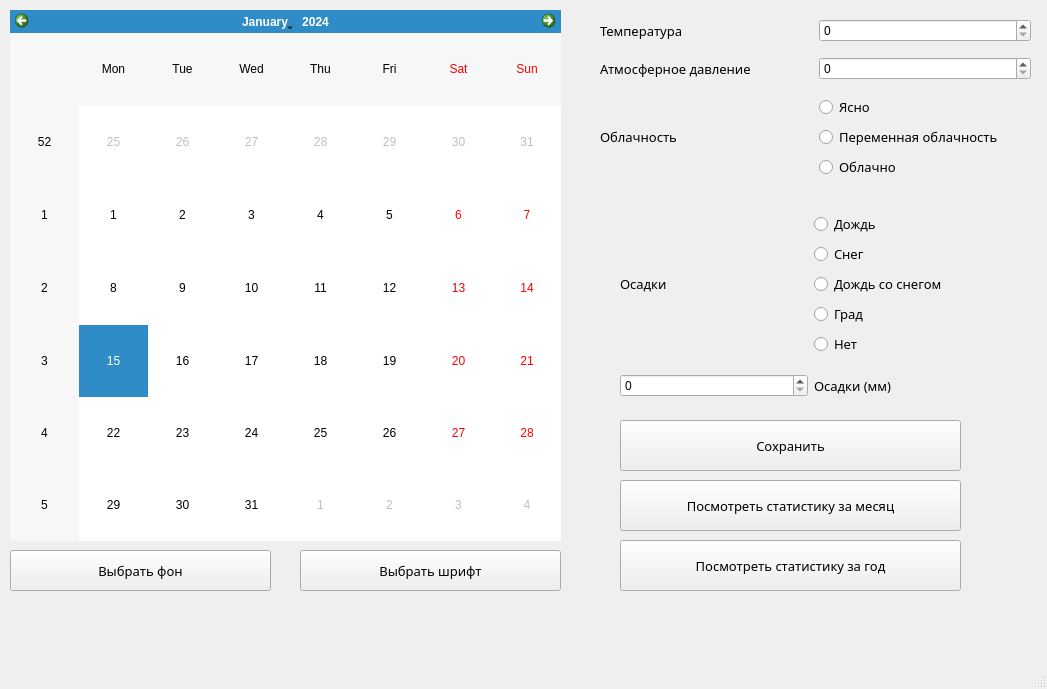
<?xml version="1.0" encoding="UTF-8"?>
<ui version="4.0">
 <class>MainWindow</class>
 <widget class="QMainWindow" name="MainWindow">
  <property name="geometry">
   <rect>
    <x>0</x>
    <y>0</y>
    <width>1047</width>
    <height>689</height>
   </rect>
  </property>
  <property name="windowTitle">
   <string>MainWindow</string>
  </property>
  <widget class="QWidget" name="centralwidget">
   <widget class="QCalendarWidget" name="calendarWidget">
    <property name="geometry">
     <rect>
      <x>10</x>
      <y>10</y>
      <width>551</width>
      <height>531</height>
     </rect>
    </property>
   </widget>
   <widget class="QWidget" name="gridLayoutWidget">
    <property name="geometry">
     <rect>
      <x>600</x>
      <y>10</y>
      <width>431</width>
      <height>181</height>
     </rect>
    </property>
    <layout class="QGridLayout" name="gridLayout">
     <item row="2" column="0">
      <widget class="QLabel" name="label_3">
       <property name="font">
        <font>
         <family>Corbel</family>
         <pointsize>10</pointsize>
        </font>
       </property>
       <property name="text">
        <string>Облачность</string>
       </property>
      </widget>
     </item>
     <item row="0" column="1">
      <widget class="QSpinBox" name="spinBox"/>
     </item>
     <item row="2" column="1">
      <layout class="QVBoxLayout" name="verticalLayout">
       <item>
        <widget class="QRadioButton" name="radioButton">
         <property name="font">
          <font>
           <family>Corbel</family>
           <pointsize>10</pointsize>
          </font>
         </property>
         <property name="text">
          <string>Ясно</string>
         </property>
        </widget>
       </item>
       <item>
        <widget class="QRadioButton" name="radioButton_2">
         <property name="font">
          <font>
           <family>Corbel</family>
           <pointsize>10</pointsize>
          </font>
         </property>
         <property name="text">
          <string>Переменная облачность</string>
         </property>
        </widget>
       </item>
       <item>
        <widget class="QRadioButton" name="radioButton_3">
         <property name="font">
          <font>
           <family>Corbel</family>
           <pointsize>10</pointsize>
          </font>
         </property>
         <property name="text">
          <string>Облачно</string>
         </property>
        </widget>
       </item>
      </layout>
     </item>
     <item row="1" column="1">
      <widget class="QSpinBox" name="spinBox_2"/>
     </item>
     <item row="1" column="0">
      <widget class="QLabel" name="label_2">
       <property name="font">
        <font>
         <family>Corbel</family>
         <pointsize>10</pointsize>
        </font>
       </property>
       <property name="text">
        <string>Атмосферное давление</string>
       </property>
      </widget>
     </item>
     <item row="0" column="0">
      <widget class="QLabel" name="label">
       <property name="font">
        <font>
         <family>Corbel</family>
         <pointsize>10</pointsize>
        </font>
       </property>
       <property name="text">
        <string>Температура</string>
       </property>
      </widget>
     </item>
    </layout>
   </widget>
   <widget class="QPushButton" name="pushButton">
    <property name="geometry">
     <rect>
      <x>620</x>
      <y>420</y>
      <width>341</width>
      <height>51</height>
     </rect>
    </property>
    <property name="font">
     <font>
      <family>Corbel</family>
      <pointsize>10</pointsize>
     </font>
    </property>
    <property name="text">
     <string>Сохранить</string>
    </property>
   </widget>
   <widget class="QPushButton" name="pushButton_2">
    <property name="geometry">
     <rect>
      <x>620</x>
      <y>480</y>
      <width>341</width>
      <height>51</height>
     </rect>
    </property>
    <property name="font">
     <font>
      <family>Corbel</family>
      <pointsize>10</pointsize>
     </font>
    </property>
    <property name="text">
     <string>Посмотреть статистику за месяц</string>
    </property>
   </widget>
   <widget class="QWidget" name="gridLayoutWidget_2">
    <property name="geometry">
     <rect>
      <x>620</x>
      <y>200</y>
      <width>381</width>
      <height>210</height>
     </rect>
    </property>
    <layout class="QGridLayout" name="gridLayout_2">
     <item row="0" column="1">
      <layout class="QVBoxLayout" name="verticalLayout_2">
       <item>
        <widget class="QRadioButton" name="radioButton_4">
         <property name="font">
          <font>
           <family>Corbel</family>
           <pointsize>10</pointsize>
          </font>
         </property>
         <property name="text">
          <string>Дождь</string>
         </property>
        </widget>
       </item>
       <item>
        <widget class="QRadioButton" name="radioButton_5">
         <property name="font">
          <font>
           <family>Corbel</family>
           <pointsize>10</pointsize>
          </font>
         </property>
         <property name="text">
          <string>Снег</string>
         </property>
        </widget>
       </item>
       <item>
        <widget class="QRadioButton" name="radioButton_6">
         <property name="font">
          <font>
           <family>Corbel</family>
           <pointsize>10</pointsize>
          </font>
         </property>
         <property name="text">
          <string>Дождь со снегом</string>
         </property>
        </widget>
       </item>
       <item>
        <widget class="QRadioButton" name="radioButton_7">
         <property name="font">
          <font>
           <family>Corbel</family>
           <pointsize>10</pointsize>
          </font>
         </property>
         <property name="text">
          <string>Град</string>
         </property>
        </widget>
       </item>
       <item>
        <widget class="QRadioButton" name="radioButton_8">
         <property name="font">
          <font>
           <family>Corbel</family>
           <pointsize>10</pointsize>
          </font>
         </property>
         <property name="text">
          <string>Нет</string>
         </property>
        </widget>
       </item>
      </layout>
     </item>
     <item row="1" column="1">
      <widget class="QLabel" name="label_5">
       <property name="font">
        <font>
         <family>Corbel</family>
         <pointsize>10</pointsize>
        </font>
       </property>
       <property name="text">
        <string>Осадки (мм)</string>
       </property>
      </widget>
     </item>
     <item row="1" column="0">
      <widget class="QSpinBox" name="spinBox_3"/>
     </item>
     <item row="0" column="0">
      <widget class="QLabel" name="label_4">
       <property name="font">
        <font>
         <family>Corbel</family>
         <pointsize>10</pointsize>
        </font>
       </property>
       <property name="text">
        <string>Осадки</string>
       </property>
      </widget>
     </item>
    </layout>
   </widget>
   <widget class="QLabel" name="label_6">
    <property name="geometry">
     <rect>
      <x>70</x>
      <y>600</y>
      <width>841</width>
      <height>31</height>
     </rect>
    </property>
    <property name="font">
     <font>
      <pointsize>14</pointsize>
     </font>
    </property>
    <property name="text">
     <string/>
    </property>
   </widget>
   <widget class="QPushButton" name="pushButton_3">
    <property name="geometry">
     <rect>
      <x>620</x>
      <y>540</y>
      <width>341</width>
      <height>51</height>
     </rect>
    </property>
    <property name="font">
     <font>
      <family>Corbel</family>
      <pointsize>10</pointsize>
     </font>
    </property>
    <property name="text">
     <string>Посмотреть статистику за год</string>
    </property>
   </widget>
   <widget class="QPushButton" name="pushButton_4">
    <property name="geometry">
     <rect>
      <x>10</x>
      <y>550</y>
      <width>261</width>
      <height>41</height>
     </rect>
    </property>
    <property name="font">
     <font>
      <family>Corbel</family>
      <pointsize>10</pointsize>
     </font>
    </property>
    <property name="text">
     <string>Выбрать фон</string>
    </property>
   </widget>
   <widget class="QPushButton" name="pushButton_5">
    <property name="geometry">
     <rect>
      <x>300</x>
      <y>550</y>
      <width>261</width>
      <height>41</height>
     </rect>
    </property>
    <property name="font">
     <font>
      <family>Corbel</family>
      <pointsize>10</pointsize>
     </font>
    </property>
    <property name="text">
     <string>Выбрать шрифт</string>
    </property>
   </widget>
  </widget>
  <widget class="QMenuBar" name="menubar">
   <property name="geometry">
    <rect>
     <x>0</x>
     <y>0</y>
     <width>1047</width>
     <height>26</height>
    </rect>
   </property>
  </widget>
  <widget class="QStatusBar" name="statusbar"/>
 </widget>
 <resources/>
 <connections/>
</ui>
